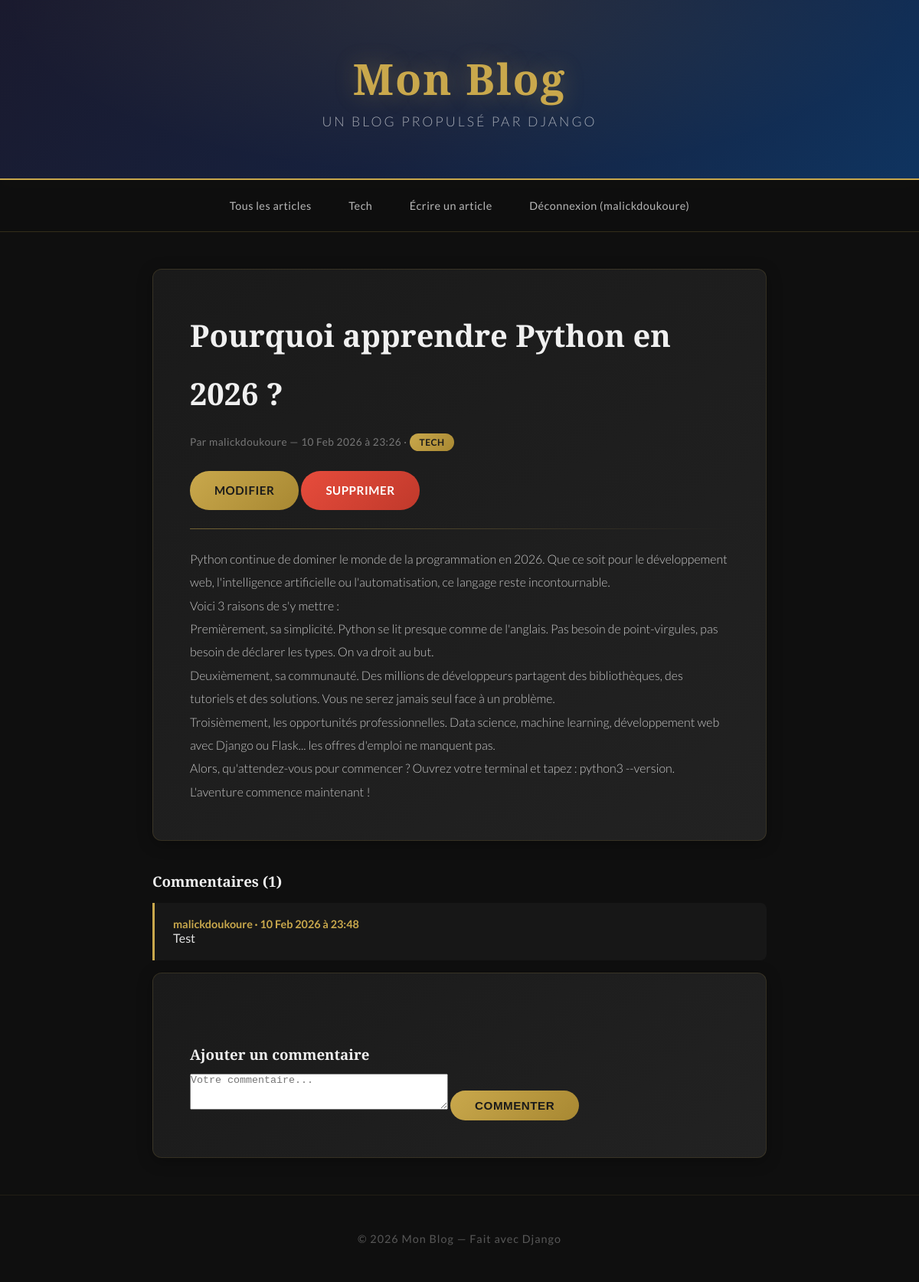
Page /article/1/ (signed in) on the committed database.
### blog/models.py (models this page shows, shortened)
class Category(models.Model):
    name = models.CharField(max_length=100)
    def __str__(self):
        return self.name
    class Meta:
        verbose_name_plural = "categories"

class Article(models.Model):
    title = models.CharField(max_length=200)
    content = models.TextField()
    image = models.ImageField(upload_to='articles/', blank=True, null=True)
    author = models.ForeignKey(User, on_delete=models.CASCADE)
    category = models.ForeignKey(Category, on_delete=models.SET_NULL, null=True, blank=True)
    likes = models.ManyToManyField(User, related_name='liked_articles', blank=True)
    created_at = models.DateTimeField(auto_now_add=True)
    updated_at = models.DateTimeField(auto_now=True)
    class Meta:
        ordering = ['-created_at']

class Comment(models.Model):
    article = models.ForeignKey(Article, on_delete=models.CASCADE, related_name='comments')
    author = models.ForeignKey(User, on_delete=models.CASCADE)
    content = models.TextField()
    created_at = models.DateTimeField(auto_now_add=True)

### blog/views.py (the view)
# urls.py: path('article/<int:pk>/', views.article_detail, name='article_detail'),
def article_detail(request, pk):
    article = get_object_or_404(Article, pk=pk)
    categories = Category.objects.all()
    if request.method == 'POST':
        if not request.user.is_authenticated:
            return redirect('login')
        comment_form = CommentForm(request.POST)
        if comment_form.is_valid():
            comment = comment_form.save(commit=False)
            comment.author = request.user
            comment.article = article
            comment.save()
            return redirect('article_detail', pk=pk)
    else:
        comment_form = CommentForm()
    return render(request, 'blog/article_detail.html', {
        'article': article,
        'comment_form': comment_form,
        'categories': categories,
    })

### blog/forms.py
class CommentForm(forms.ModelForm):
    class Meta:
        model = Comment
        fields = ('content',)
        widgets = {
            'content': forms.Textarea(attrs={'rows': 3, 'placeholder': 'Votre commentaire...'}),
        }

### blog/templates/blog/article_detail.html (shortened to what this page needs)
{% extends 'blog/base.html' %}
{% block content %}
    <div class="article-full">
        <h1>{{ article.title }}</h1>
        <p class="article-meta">
            Par {{ article.author }} — {{ article.created_at|date:"d M Y à H:i" }}
            {% if article.category %}
                · <a href="{% url 'category_articles' article.category.pk %}" class="category-tag">{{ article.category }}</a>
            {% endif %}
        </p>
        {% if user == article.author %}
            <p class="article-actions">
                <a href="{% url 'article_edit' article.pk %}" class="btn">Modifier</a>
                <a href="{% url 'article_delete' article.pk %}" class="btn btn-danger">Supprimer</a>
            </p>
        {% endif %}
        <hr>
        <div>{{ article.content|linebreaks }}</div>
    </div>
    <h3>Commentaires ({{ article.comments.count }})</h3>
    {% for comment in article.comments.all %}
        <div class="comment">
            <p class="comment-author">{{ comment.author }} · {{ comment.created_at|date:"d M Y à H:i" }}</p>
            <p>{{ comment.content }}</p>
        </div>
    {% endfor %}
    {% if user.is_authenticated %}
        <div class="article-full" style="margin-top: 1rem;">
            <h3>Ajouter un commentaire</h3>
            <form method="post">
                {{ comment_form.content }}
                <button type="submit" class="btn">Commenter</button>
            </form>
        </div>
    {% else %}
        <p class="form-link"><a href="{% url 'login' %}">Connectez-vous</a> pour commenter.</p>
    {% endif %}
{% endblock %}

### blog/templates/blog/base.html (shortened to what this page needs)
{% load static %}
<!DOCTYPE html>
<html lang="fr">
<head>
    <link rel="stylesheet" href="{% static 'blog/css/style.css' %}">
</head>
<body>
    <header>
        <h1><a href="{% url 'article_list' %}">Mon Blog</a></h1>
        <p>Un blog propulsé par Django</p>
    </header>
    <nav>
        <a href="{% url 'article_list' %}">Tous les articles</a>
        {% for cat in categories %}
            <a href="{% url 'category_articles' cat.pk %}">{{ cat.name }}</a>
        {% endfor %}
        {% if user.is_authenticated %}
            <a href="{% url 'article_create' %}">Écrire un article</a>
            <form method="post" action="{% url 'logout' %}" style="display: inline;">
                <button type="submit" class="nav-logout">Déconnexion ({{ user.username }})</button>
            </form>
        {% else %}
            <a href="{% url 'login' %}">Connexion</a>
            <a href="{% url 'register' %}">Inscription</a>
        {% endif %}
    </nav>
    <div class="container">
        {% block content %}{% endblock %}
    </div>
    <footer>
        <p>© 2026 Mon Blog — Fait avec Django</p>
    </footer>
</body>
</html>

### blog/static/blog/css/style.css (style rules this page uses)
* { margin: 0; padding: 0; box-sizing: border-box; }
body { font-family: 'Lato', sans-serif; background: #0f0f0f; color: #e0e0e0; min-height: 100vh; }
header { background: linear-gradient(135deg, #1a1a2e 0%, #16213e 50%, #0f3460 100%); color: white; padding: 4rem 2rem; text-align: center; border-bottom: 2px solid #c9a84c; position: relative; overflow: hidden; }
header::before { content: ''; position: absolute; top: 0; left: 0; right: 0; bottom: 0; background: radial-gradient(ellipse at top, rgba(201, 168, 76, 0.1) 0%, transparent 70%); }
header h1 { font-family: 'Playfair Display', serif; font-size: 3.5rem; font-weight: 900; margin-bottom: 0.5rem; letter-spacing: 2px; position: relative; }
header h1 a { color: #c9a84c; text-decoration: none; text-shadow: 0 0 30px rgba(201, 168, 76, 0.3); transition: text-shadow 0.3s ease; }
header p { font-size: 1.1rem; color: rgba(255, 255, 255, 0.6); font-weight: 300; letter-spacing: 3px; text-transform: uppercase; position: relative; }
nav { background: rgba(15, 15, 15, 0.95); padding: 1rem 2rem; display: flex; gap: 0.5rem; flex-wrap: wrap; justify-content: center; align-items: center; border-bottom: 1px solid rgba(201, 168, 76, 0.2); backdrop-filter: blur(10px); }
nav a { color: rgba(255, 255, 255, 0.7); text-decoration: none; padding: 0.5rem 1.2rem; border-radius: 25px; font-size: 0.9rem; letter-spacing: 0.5px; transition: all 0.3s ease; border: 1px solid transparent; }
.container { max-width: 850px; margin: 3rem auto; padding: 0 1.5rem; }
.article-meta { color: rgba(255, 255, 255, 0.4); font-size: 0.85rem; margin: 0.8rem 0; letter-spacing: 0.5px; }
.category-tag { background: linear-gradient(135deg, #c9a84c, #a88832); color: #1a1a1a; padding: 0.25rem 0.8rem; border-radius: 20px; font-size: 0.75rem; text-decoration: none; font-weight: 700; letter-spacing: 0.5px; text-transform: uppercase; transition: all 0.3s ease; }
.article-full { background: linear-gradient(145deg, #1a1a1a, #222222); padding: 3rem; border-radius: 12px; border: 1px solid rgba(201, 168, 76, 0.15); box-shadow: 0 4px 20px rgba(0, 0, 0, 0.3); line-height: 1.9; }
.article-full h1 { font-family: 'Playfair Display', serif; font-size: 2.5rem; color: #f0f0f0; margin-bottom: 0.5rem; }
.article-full hr { border: none; height: 1px; background: linear-gradient(to right, rgba(201, 168, 76, 0.5), transparent); margin: 1.5rem 0; }
.article-full div { color: rgba(255, 255, 255, 0.75); font-weight: 300; }
.comment { background: rgba(255, 255, 255, 0.03); padding: 1.2rem 1.5rem; margin-top: 1rem; border-left: 3px solid #c9a84c; border-radius: 0 8px 8px 0; transition: background 0.3s ease; }
.comment-author { font-weight: 700; color: #c9a84c; font-size: 0.9rem; }
h3 { font-family: 'Playfair Display', serif; color: #f0f0f0; margin-top: 2.5rem; margin-bottom: 0.5rem; }
footer { text-align: center; padding: 3rem 2rem; color: rgba(255, 255, 255, 0.3); margin-top: 3rem; border-top: 1px solid rgba(201, 168, 76, 0.1); letter-spacing: 1px; font-size: 0.9rem; }
.btn { display: inline-block; background: linear-gradient(135deg, #c9a84c, #a88832); color: #1a1a1a; padding: 0.7rem 2rem; border: none; border-radius: 25px; font-size: 0.95rem; font-weight: 700; cursor: pointer; text-decoration: none; margin-top: 0.5rem; letter-spacing: 0.5px; transition: all 0.3s ease; text-transform: uppercase; }
.btn-danger { background: linear-gradient(135deg, #e74c3c, #c0392b); color: white; }
.article-actions { margin: 1rem 0; }
.nav-logout { background: none; border: 1px solid transparent; color: rgba(255, 255, 255, 0.7); font-size: 0.9rem; cursor: pointer; padding: 0.5rem 1.2rem; border-radius: 25px; font-family: 'Lato', sans-serif; letter-spacing: 0.5px; transition: all 0.3s ease; }

### rows in the picture
Category: name "Tech"
Article: title "Pourquoi apprendre Python en 2026 ?", author "malickdoukoure", created_at "10 Feb 2026 à 23:26", category "TECH", content "Python continue de dominer le monde de la programmation en 2026. Que ce soit pour le développement web, l'intelligence artificielle ou l'automatisation, ce langage reste incontournable. Voici 3 raisons de s'y mettre : Premièrement, sa simplicité. Python se lit presque comme de l'anglais. Pas besoin de point-virgules, pas besoin de déclarer les types. On va droit au but. Deuxièmement, sa communauté. Des millions de développeurs partagent des bibliothèques, des tutoriels et des solutions. Vous ne serez jamais seul face à un problème. Troisièmement, les opportunités professionnelles. Data science, machine learning, développement web avec Django ou Flask... les offres d'emploi ne manquent pas.…", comments.count "1"
Comment: author "malickdoukoure", created_at "10 Feb 2026 à 23:48", content "Test"

### other values in the picture
{{ user.username }} "malickdoukoure"
